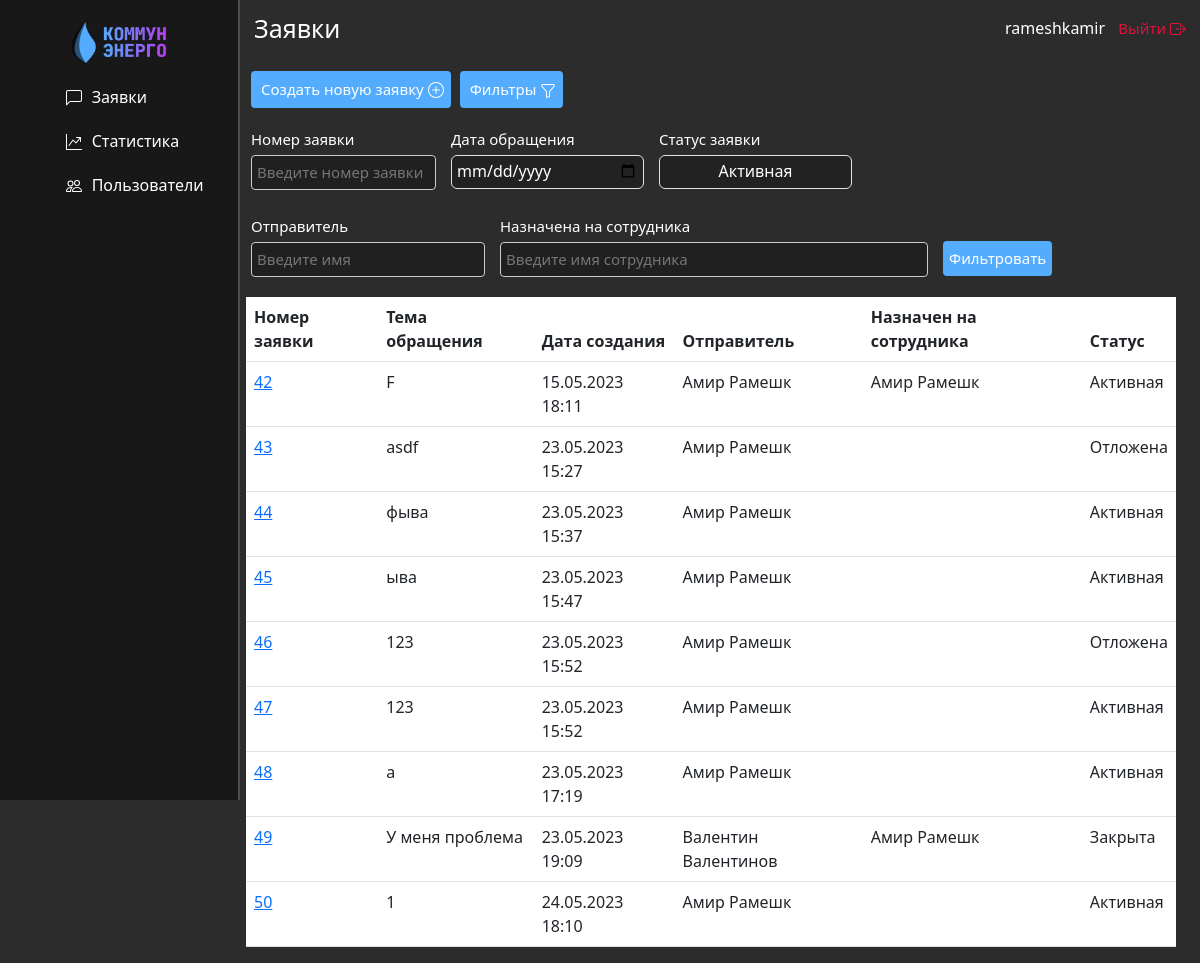
/messages/ (signed in), run on an earlier commit of the app's database.
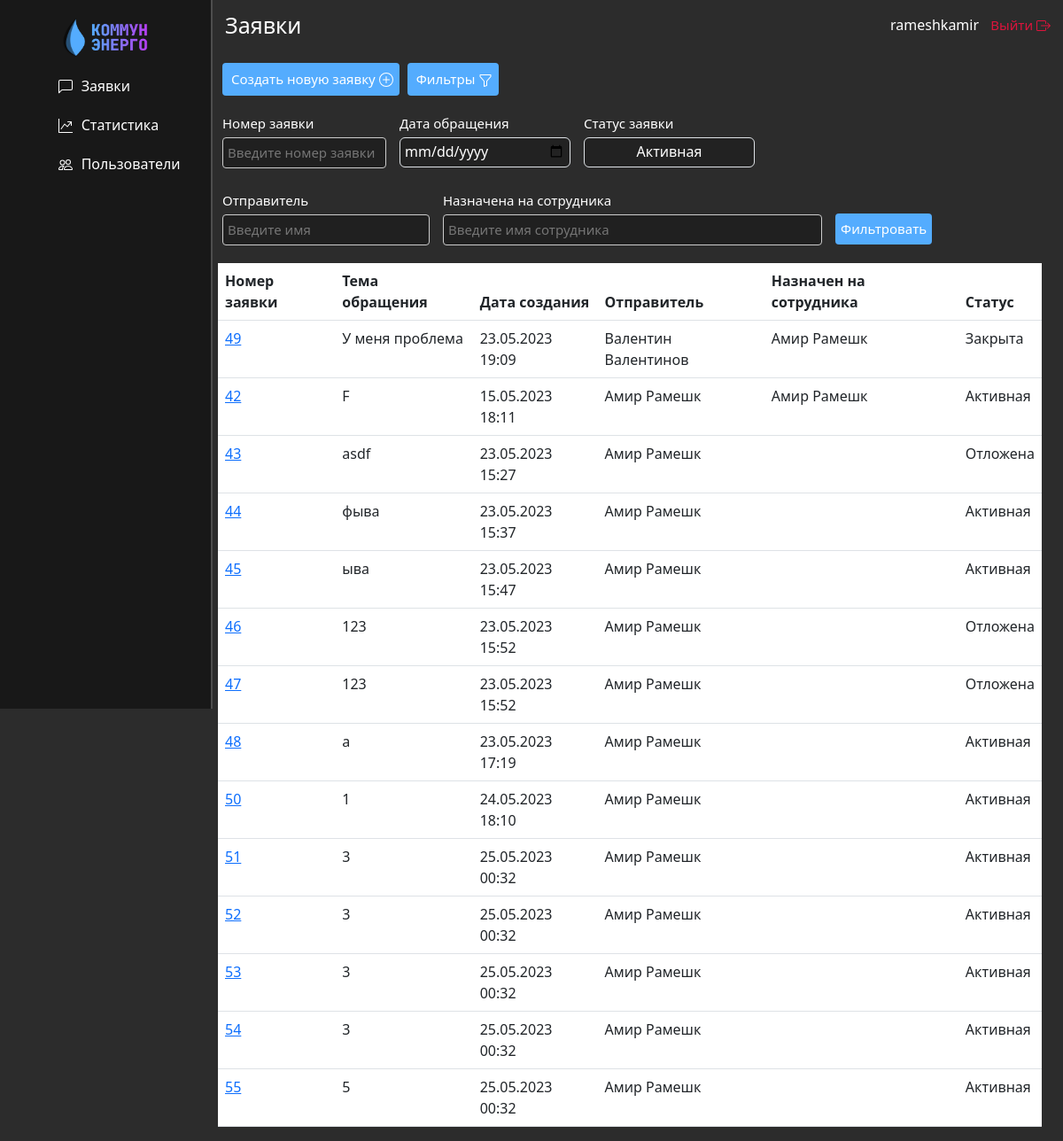
And on a later commit of the database.
### messages_home/models.py (models this page shows)
class Conversation(models.Model):
  STATUS_CHOICES = [
    ('active', 'Активная'),
    ('closed', 'Закрыта'),
    ('snoozed', 'Отложена'),
  ]
  user1 = models.ForeignKey(User, on_delete=models.CASCADE, related_name='conversations_started')
  user2 = models.ForeignKey(User, on_delete=models.CASCADE, related_name='conversations_involved', null=True)
  title = models.CharField(max_length=50)
  created_at = models.DateTimeField(auto_now_add=True)
  status = models.CharField(max_length=20, choices=STATUS_CHOICES, default='Активная')
  class Meta:
    verbose_name_plural = 'Диалоги'
    verbose_name = 'Диалог'
    ordering = ['-created_at']
  def __str__(self):
    return f"{self.user1} - {self.user2}"

### messages_home/views.py (the view, shortened to what this page needs)
# urls.py: path('', views.conversations_list, name='conversations_list'),
@login_required
def conversations_list(request):
    if request.method == 'POST':
        form = ConversationForm(request.POST)
        if form.is_valid():
            new_conversation = form.save(commit=False)
            new_conversation.user1 = request.user
            new_conversation.status = 'Активная'
            new_conversation.save()
            return JsonResponse({'url': reverse('conversation_detail', args=[new_conversation.id])})
        else:
            return JsonResponse({'error': form.errors})
    else:
        form = ConversationForm()
    user = request.user
    if user.is_authenticated and user.groups.filter(name='Обычные пользователи').exists():
        normal_users = User.objects.filter(
            groups__name='Обычные пользователи')
        conversations = Conversation.objects.filter(
            Q(user1__in=normal_users) | Q(user2__in=normal_users))
    else:
        conversations = Conversation.objects.all()
    number = request.GET.get('number')
    date = request.GET.get('date')
    status = request.GET.get('status')
    sender = request.GET.get('sender')
    recipient = request.GET.get('recipient')
    context = {}
    if status:
        conversations = conversations.filter(status=status)
        context['status'] = status
    conversations = conversations.annotate(
    latest_message_time=Subquery(
        Message.objects.filter(conversation=OuterRef('pk')).values('created_at').order_by('-created_at')[:1]
    )).order_by('-latest_message_time')
    context.update({
        'conversations': conversations
    })
    print(context)
    return render(request, 'messages_home/conversations_list.html', context=context)

### messages_home/templates/messages_home/conversations_list.html (shortened to what this page needs)
{% extends 'main/layout.html' %}
{% block pagename %}
<h1>Заявки</h1>
{% endblock%}
{% block main_content %}
<div class="row">
  <div class="col-md-12">
    <button class="blue-button" id="new-conv-btn">
      Создать новую заявку
    </button>
    <button id="filter-btn" class="blue-button">
      Фильтры
    </button>
    <div class="filter-form-conversations" id="q1s1">
      <form method="get" class="filter-form" action="">
        <div class="filters-boxes">
          <div class="filters-up-row">
            <div class="number-box filter-box">
              <label for="number">Номер заявки</label>
              <input value="{{ number }}" type="text" class="" id="number" name="number"
                placeholder="Введите номер заявки">
            </div>
            <div class="date-box filter-box">
              <label for="date">Дата обращения</label>
              <input value="{{ date }}" type="date" class="form-control forms-stat-date" id="date" name="date">
            </div>
            {% if user.groups.all.0.name != 'Обычные пользователи'%}
            <div class="status-box filter-box">
              <label for="status">Статус заявки</label>
              <select class="form-control forms-stat-date" id="status" name="status">
                <option class="status-option" value="Активная" {% if status == 'Активная' %}selected{% endif %}>Активная
                </option>
              </select>
            </div>
            {% endif %}
          </div>
          <div class="filters-bot-row">
            {% if user.groups.all.0.name != 'Обычные пользователи'%}
            <div class="sender-box filter-box">
              <label for="sender" class="">Отправитель</label>
              <div class="">
                <input value="{{ sender }}" type="text" name="sender" class="" id="sender" placeholder="Введите имя">
              </div>
            </div>
            <div class="recipient-box filter-box">
              <label for="recipient" class="">Назначена на сотрудника</label>
              <input value="{{ recipient }}" type="text" name="recipient" class="" id="recipient"
                placeholder="Введите имя сотрудника">
            </div>
            {% endif %}
            <div class="btn-box filter-box">
              <button type="submit" id='w131' class="submit-btn-filter">Фильтровать</button>
            </div>
          </div>
        </div>
      </form>
    </div>
    <table class="table">
      <thead>
        <tr>
          <th>Номер заявки</th>
          <th>Тема обращения</th>
          <th>Дата создания</th>
          {% if user.groups.all.0.name != 'Обычные пользователи'%}
          <th>Отправитель</th>
          <th>Назначен на сотрудника</th>
          <th>Статус</th>
          {% endif %}
        </tr>
      </thead>
      <tbody>
        {% for conversation in conversations %}
        <tr>
          <td><a href="{% url 'conversation_detail' conversation.id %}">{{ conversation.id }}</a></td>
          <td>{{ conversation.title }}</td>
          <td>{{ conversation.created_at|date:"SHORT_DATETIME_FORMAT" }}</td>
          {% if user.groups.all.0.name != 'Обычные пользователи'%}
          <td>{{ conversation.user1.first_name}} {{ conversation.user1.last_name }}</td>
          <td>{{ conversation.user2.first_name}} {{ conversation.user2.last_name }}</td>
          <td>{{ conversation.status}}</td>
          {% endif %}
        </tr>
        {% endfor %}
      </tbody>
    </table>
  </div>
</div>
{% endblock %}

### main/templates/main/layout.html (shortened to what this page needs)
{% load static %}
<!DOCTYPE html>
<html class="theme-dark">
<head>
  <link href="https://cdn.jsdelivr.net/npm/bootstrap@5.3.0-alpha3/dist/css/bootstrap.min.css" rel="stylesheet"
>
  <link rel="stylesheet" href="{% static 'main/css/main.css' %}">
</head>
<body>
<div class="aside-box">
  <aside>
    <img src="{% static '/main/img/logo.png' %}" alt="logo">
    <ul>
      <a href="{% url 'conversations_list' %}">
        <li>
          Заявки
        </li>
      </a>
      {% if user.groups.all.0.name != 'Обычные пользователи'%}
      <a href="{% url 'home' %}">
        <li>
          Статистика
        </li>
      </a>
      <a href="{% url 'users' %}">
        <li>
          Пользователи
        </li>
      </a>
      {% endif %}
    </ul>
  </aside>
</div>
<main>
  <div class="topline">
    <div class="topline-content">
      <div class="page-name">
        {% block pagename %}
        {% endblock%}
      </div>
      <div class="login-panel">
        <label class="user-name">
          {{ user }}
        </label>
        <a class="logout-btn" onclick="logout()">
          Выйти
        </a>
      </div>
    </div>
  </div>
  {% block main_content %}
  {% endblock %}
</main>
</body>
</html>

### main/static/main/css/main.css (style rules this page uses)
* { font-family: system-ui, -apple-system, "Segoe UI", Roboto, "Helvetica Neue", "Noto Sans", "Liberation Sans", Arial, sans-serif, "Apple Color Emoji", "Segoe UI Emoji", "Segoe UI Symbol", "Noto Color Emoji"; color: #fff; }
body { background: #2c2c2c; }
aside { display: flex; flex-direction: column; flex-wrap: no-wrap; float: left; align-items: center; background: #181818; width: 20%; padding: 2,5%; height: 100vh; position: fixed; border-right: 2px solid #4d4d4d; }
aside img { margin-top: 20px; width: 40%; float: left; }
aside ul { list-style: none; }
aside a { text-decoration: none; }
aside ul li { color: #fff; margin-top: 20px; display: block; transition: transform .6s ease; }
.topline { width: 100%; height: 7vh; color: white; font-family: system-ui, -apple-system, "Segoe UI", Roboto, "Helvetica Neue", "Noto Sans", "Liberation Sans", Arial, sans-serif, "Apple Color Emoji", "Segoe UI Emoji", "Segoe UI Symbol", "Noto Color Emoji"; }
.topline-content { display: flex; padding: 10px 10px 10px 8px; width: 100%; height: 7vh; align-items: center; justify-content: space-between; }
.topline-content h1 { font-size: 25px; }
main { padding-left: 20.5%; }
.filters-boxes input[type="text"], input[type="email"], input[type="password"] { background-color: #202020; width: 100%; margin: 5px 0 15px 0; display: inline-block; border: 1px solid #ccc; border-radius: 4px; box-sizing: border-box; color: white; font-family: system-ui, -apple-system, "Segoe UI", Roboto, "Helvetica Neue", "Noto Sans", "Liberation Sans", Arial, sans-serif, "Apple Color Emoji", "Segoe UI Emoji", "Segoe UI Symbol", "Noto Color Emoji" }
.table { width: 100%; }
.filter-form-conversations { font-size: 15px; }
.filters-boxes { display: flex; flex-direction: column; justify-content: space-around; }
.filters-up-row { display: flex; flex-direction: row; justify-content: flex-start; align-items: center; }
.filters-bot-row { display: flex; flex-direction: row; justify-content: flex-start; align-items: center; }
.filter-box { padding: 5px 10px 5px 5px; }
.filter-box input[type="text"] { padding: 5px; }
.submit-btn-filter { background-color: #54ACFE; color: white; font-family: system-ui, -apple-system, "Segoe UI", Roboto, "Helvetica Neue", "Noto Sans", "Liberation Sans", Arial, sans-serif, "Apple Color Emoji", "Segoe UI Emoji", "Segoe UI Symbol", "Noto Color Emoji"; font-size: 15px; border: none; border-radius: 4px; cursor: pointer; height: 35px; margin-top: 11px; }
.number-box { margin-top: 15px; width: 200px; }
.forms-stat-date { margin-top: 4px; height: 34px; background-color: #222; color: white; padding: 3px 5px 5px 5px; width: 193px; }
.blue-button { background-color: #54ACFE; color: white; font-family: system-ui, -apple-system, "Segoe UI", Roboto, "Helvetica Neue", "Noto Sans", "Liberation Sans", Arial, sans-serif, "Apple Color Emoji", "Segoe UI Emoji", "Segoe UI Symbol", "Noto Color Emoji"; font-size: 15px; border: none; border-radius: 4px; cursor: pointer; margin: 15px 0 0 5px; padding: 7px; padding-left: 10px; text-decoration: none; }
.nav-icon { margin-right: 5px; margin-bottom: 2px; }
.logout-btn { color: #dc143c; font-size: 15px; cursor: pointer; padding: 4px; text-decoration: none; }
.user-name { margin-right: 5px; }
.bi-box-arrow-right { margin-bottom: 2px; fill: #dc143c; }
.bi-plus-circle { margin-bottom: 2px; }
.status-option { background-color: #222; text-align: center; }
.row { display: flex; width: 100%; justify-content: flex-start; }
.page-name h1 { margin-bottom: 0; }

What changed in the data, as far as the page shows it:
shown differently, row unchanged: Conversation "У меня проблема": moves up the list
changed Conversation id 47: status "Активная" → "Отложена"
added Conversation: id "51", title "3", created_at "25.05.2023 00:32", user1.first_name "Амир", user1.last_name "Рамешк", status "Активная"
added Conversation: id "52", title "3", created_at "25.05.2023 00:32", user1.first_name "Амир", user1.last_name "Рамешк", status "Активная"
added Conversation: id "53", title "3", created_at "25.05.2023 00:32", user1.first_name "Амир", user1.last_name "Рамешк", status "Активная"
added Conversation: id "54", title "3", created_at "25.05.2023 00:32", user1.first_name "Амир", user1.last_name "Рамешк", status "Активная"
added Conversation: id "55", title "5", created_at "25.05.2023 00:32", user1.first_name "Амир", user1.last_name "Рамешк", status "Активная"
